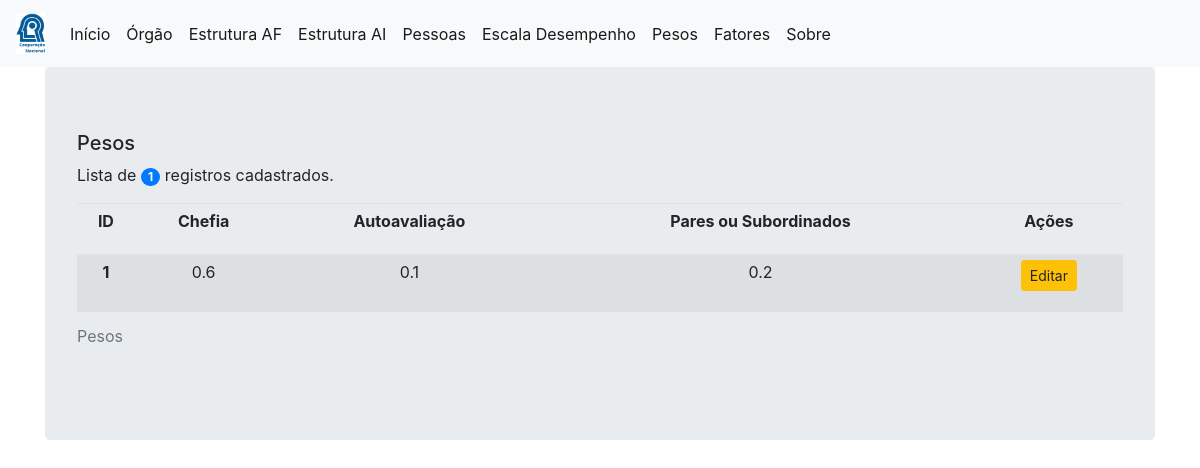
/lista_pesos, run on the app's committed database.
### project/models.py (models this page shows, shortened)
class Pesos (db.Model):
    __tablename__ = "pesos"
    id    = db.Column(db.Integer,primary_key=True)
    chefe = db.Column(db.Float)
    aa    = db.Column(db.Float)
    pares = db.Column(db.Float)

### project/core/views.py (the view)
@core.route('/lista_pesos')
def lista_pesos():
    pesos = db.session.query(Pesos).order_by(Pesos.id).all()
    return render_template('lista_pesos.html', pesos=pesos)

### app.py (called while the page is built)
@app.template_filter('decimal_com_virgula')
def decimal_com_virgula(valor):
    if valor == None or valor == '':
        return 0
    else:
        return locale.format_string('%.1f',valor,grouping=True)

### project/templates/lista_pesos.html
{% extends "base.html" %}
{% block content %}
<div class="container">
<div class="jumbotron">
  <h5>Pesos</h5>
<caption>
  <div class="row">
      <div class="col">
        <p>Lista de <span class="badge badge-pill badge-primary">{{pesos|length}}</span> registros cadastrados.</p>
      </div>
  </div>
</caption>
  <table class="table table-striped table-hover table-sm">
    <caption>Pesos</caption>
    <thead>
      <tr>
        <th scope="col"><p align="center">ID</p></th>
        <th scope="col"><p align="center">Chefia</p></th>
        <th scope="col"><p align="center">Autoavaliação</p></th>
        <th scope="col"><p align="center">Pares ou Subordinados</p></th>
        <th scope="col"><p align="center">Ações</p></th>
      </tr>
    </thead>
    <tbody>
      {% for peso in pesos %}
        <tr>
          <th scope="row"><p align="center">{{peso.id}}</p></th>
          <td><p align="center">{{peso.chefe|decimal_com_virgula}}</p></td>
          <td><p align="center">{{peso.aa|decimal_com_virgula}}</p></td>
          <td><p align="center">{{peso.pares|decimal_com_virgula}}</p></td>
          <td><p align="center">
            <a href="{{url_for('core.edit_pesos', peso_id=peso.id)}}" class="btn btn-sm btn-warning">Editar</a>
          </p></td>
        </tr>
      {% endfor %}
    </tbody>
  </table>
</div>
</div>
{% endblock %}

### data on the page
Pesos: id "1", chefe|decimal_com_virgula "0.6", aa|decimal_com_virgula "0.1", pares|decimal_com_virgula "0.2"

### other printed values
{{ pesos|length }} "1"
